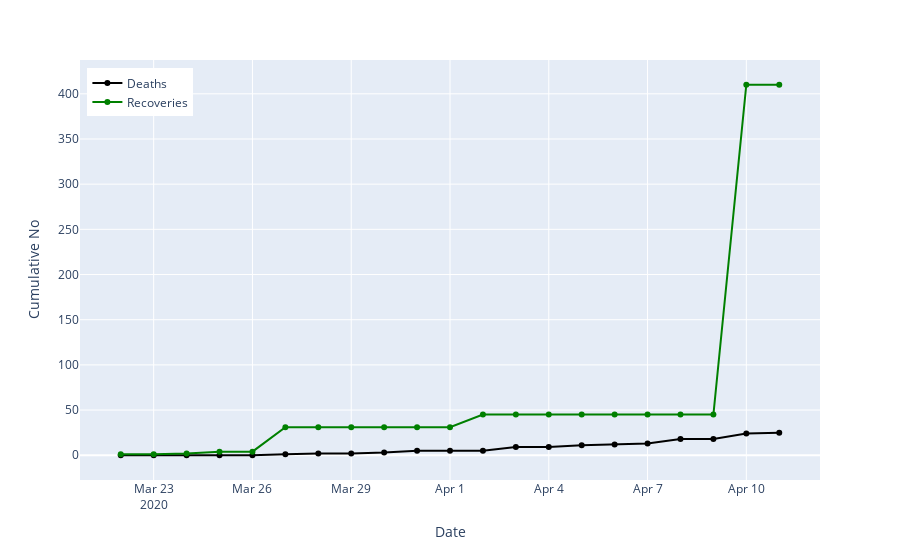

The notebook cell this image was saved under:
### Code cell
cum_deaths_recovered_long = pd.melt(cum_deaths_recovered, id_vars=['date'], value_vars=['cum_deaths',
                                                                                        'cum_recovered'])
cum_deaths_recovered_long.dropna(inplace=True)
fig_cum_deaths_recovered = px.line(cum_deaths_recovered_long, x='date', y='value', color='variable',
                                  color_discrete_sequence=['black', 'green'])

fig_cum_deaths_recovered.update_layout(
    title="",
    xaxis_title="Date",
    yaxis_title="Cumulative No",
    hovermode= 'x',
    legend=dict(x=0.01, y=.98),
    xaxis=dict(fixedrange=True),
    yaxis=dict(fixedrange=True),
)

fig_cum_deaths_recovered.update_traces(mode='markers+lines')

fig_cum_deaths_recovered.data[0].name = "Deaths"
fig_cum_deaths_recovered.data[1].name = "Recoveries"

fig_cum_deaths_recovered.data[0].hovertemplate = '%{y}'
fig_cum_deaths_recovered.data[1].hovertemplate = '%{y}'
fig_cum_deaths_recovered.show(config = dict(displayModeBar=False))

### Figure 1 — Plotly figure (JSON) as saved in the notebook; plotly's stock layout.template omitted (floating-point values rounded to 4 significant figures)
{"data": [{"hoverlabel": {"namelength": 0}, "hovertemplate": "%{y}", "legendgroup": "variable=cum_deaths", "line": {"color": "black", "dash": "solid"}, "mode": "markers+lines", "name": "Deaths", "showlegend": true, "type": "scatter", "x": ["2020-03-22T00:00:00", "2020-03-23T00:00:00", "2020-03-24T00:00:00", "2020-03-25T00:00:00", "2020-03-26T00:00:00", "2020-03-27T00:00:00", "2020-03-28T00:00:00", "2020-03-29T00:00:00", "2020-03-30T00:00:00", "2020-03-31T00:00:00", "2020-04-01T00:00:00", "2020-04-02T00:00:00", "2020-04-03T00:00:00", "2020-04-04T00:00:00", "2020-04-05T00:00:00", "2020-04-06T00:00:00", "2020-04-07T00:00:00", "2020-04-08T00:00:00", "2020-04-09T00:00:00", "2020-04-10T00:00:00", "2020-04-11T00:00:00"], "xaxis": "x", "y": [0, 0, 0, 0, 0, 1, 2, 2, 3, 5, 5, 5, 9, 9, 11, 12, 13, 18, 18, 24, 25], "yaxis": "y"}, {"hoverlabel": {"namelength": 0}, "hovertemplate": "%{y}", "legendgroup": "variable=cum_recovered", "line": {"color": "green", "dash": "solid"}, "mode": "markers+lines", "name": "Recoveries", "showlegend": true, "type": "scatter", "x": ["2020-03-22T00:00:00", "2020-03-23T00:00:00", "2020-03-24T00:00:00", "2020-03-25T00:00:00", "2020-03-26T00:00:00", "2020-03-27T00:00:00", "2020-03-28T00:00:00", "2020-03-29T00:00:00", "2020-03-30T00:00:00", "2020-03-31T00:00:00", "2020-04-01T00:00:00", "2020-04-02T00:00:00", "2020-04-03T00:00:00", "2020-04-04T00:00:00", "2020-04-05T00:00:00", "2020-04-06T00:00:00", "2020-04-07T00:00:00", "2020-04-08T00:00:00", "2020-04-09T00:00:00", "2020-04-10T00:00:00", "2020-04-11T00:00:00"], "xaxis": "x", "y": [1, 1, 2, 4, 4, 31, 31, 31, 31, 31, 31, 45, 45, 45, 45, 45, 45, 45, 45, 410, 410], "yaxis": "y"}], "layout": {"hovermode": "x", "legend": {"tracegroupgap": 0, "x": 0.01, "y": 0.98}, "margin": {"t": 60}, "title": {"text": ""}, "xaxis": {"anchor": "y", "domain": [0, 1], "fixedrange": true, "title": {"text": "Date"}}, "yaxis": {"anchor": "x", "domain": [0, 1], "fixedrange": true, "title": {"text": "Cumulative No"}}}}
